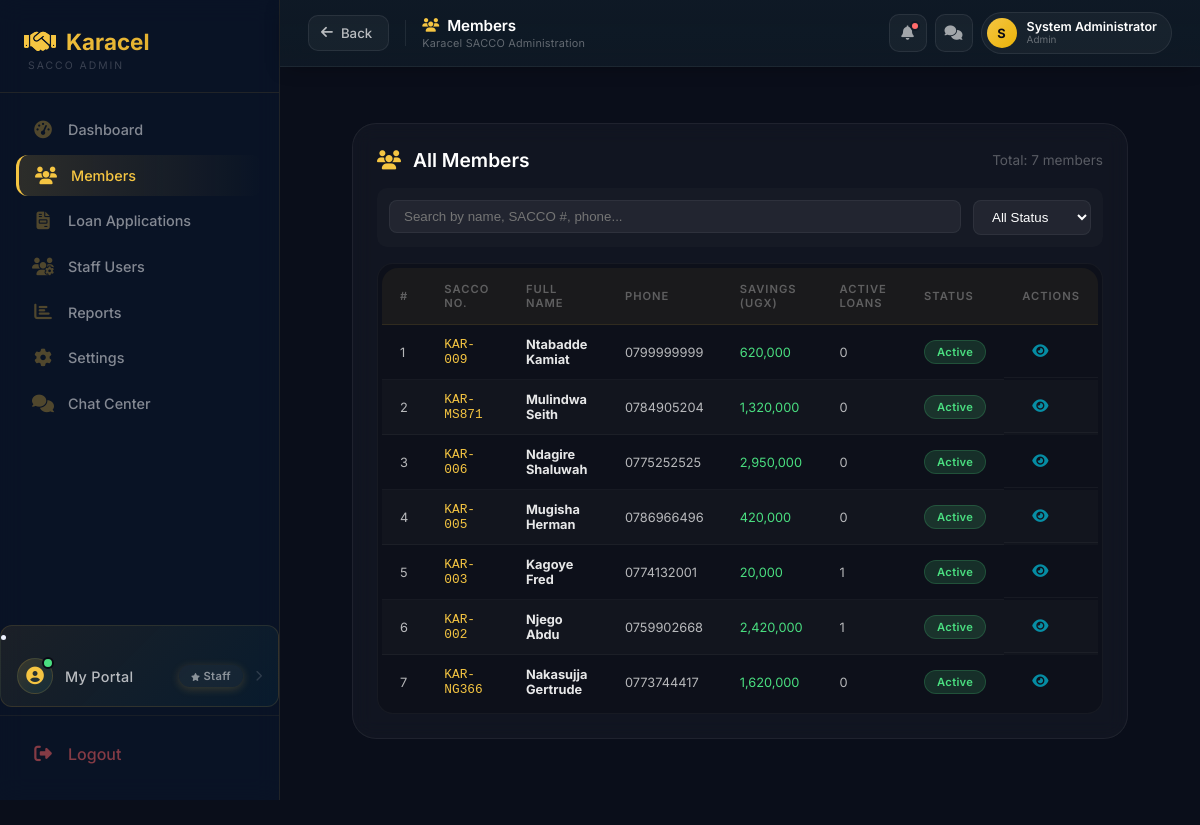
The app's page /admin/dashboard (signed in), older data.
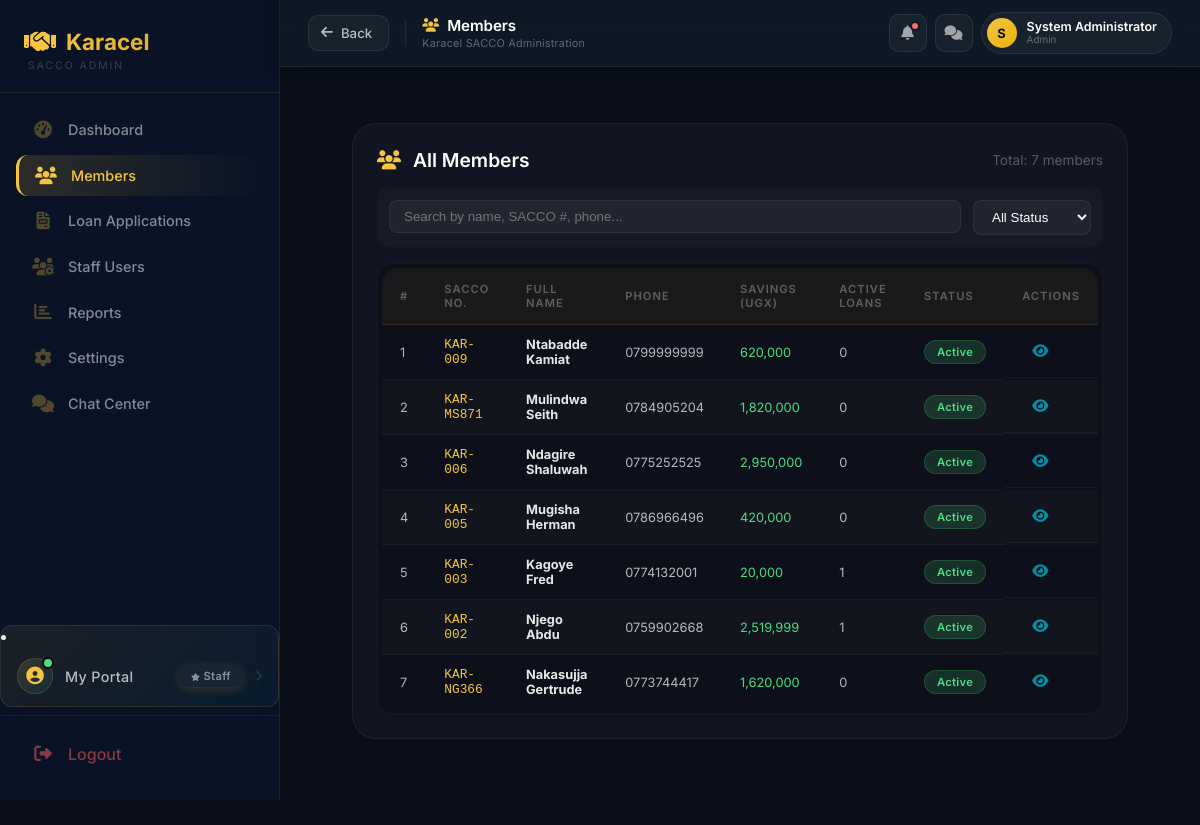
The same page, newer data.
### tables this page shows
CREATE TABLE users (
        id INTEGER PRIMARY KEY AUTOINCREMENT,
        full_name TEXT NOT NULL,
        gender TEXT,
        dob TEXT,
        sacco_number TEXT UNIQUE NOT NULL,
        email TEXT,
        phone TEXT,
        address TEXT,
        password TEXT NOT NULL,
        role TEXT DEFAULT 'member',
        status TEXT DEFAULT 'active',
        savings_balance REAL DEFAULT 0,
        next_of_kin_name TEXT,
        relationship TEXT,
        next_of_kin_phone TEXT,
        registration_date TIMESTAMP DEFAULT CURRENT_TIMESTAMP
    , kai_shares INTEGER DEFAULT 0, ks_shares INTEGER DEFAULT 0, kac_paid INTEGER DEFAULT 0, kac_paid_date TEXT, registration_fee_paid INTEGER DEFAULT 0, registration_fee_paid_date TEXT, account_number TEXT);

### app.py (the view, shortened to what this page needs)
@app.route("/admin/dashboard")
def admin_dashboard():
    if session.get("role") != "admin":
        return redirect("/login")
    conn = get_db()
    total_members = conn.execute("""
        SELECT COUNT(*) FROM users WHERE LOWER(role) = 'member'
    """).fetchone()[0]
    total_savings = conn.execute("""
        SELECT COALESCE(SUM(savings_balance), 0)
        FROM users
        WHERE LOWER(role) = 'member'
    """).fetchone()[0]
    monthly_savings = conn.execute("""
        SELECT COALESCE(SUM(amount), 0)
        FROM savings_deposits
        WHERE deposit_date >= date('now', 'start of month')
    """).fetchone()[0]
    total_deposits = conn.execute("""
        SELECT COUNT(*) FROM savings_deposits
    """).fetchone()[0]
    recent_deposits = conn.execute("""
        SELECT sd.*, u.full_name, u.sacco_number
        FROM savings_deposits sd
        JOIN users u ON sd.user_id = u.id
        ORDER BY sd.deposit_date DESC
        LIMIT 5
    """).fetchall()
    members = conn.execute("""
        SELECT
            u.*,
            COALESCE((SELECT COUNT(*) FROM loans WHERE user_id = u.id AND status IN ('approved', 'disbursed', 'active')), 0) as active_loans_count
        FROM users u
        WHERE LOWER(u.role) = 'member'
        ORDER BY u.id DESC
    """).fetchall()
    total_loans = conn.execute("""
        SELECT COALESCE(SUM(amount), 0)
        FROM loans
        WHERE status IN ('approved', 'disbursed', 'active')
    """).fetchone()[0]
    active_loans = conn.execute("""
        SELECT COUNT(*)
        FROM loans
        WHERE status IN ('approved', 'disbursed', 'active')
    """).fetchone()[0]
    pending_loans = conn.execute("""
        SELECT COUNT(*)
        FROM loans
        WHERE status = 'pending'
    """).fetchone()[0]
    approved_loans = conn.execute("""
        SELECT COUNT(*)
        FROM loans
        WHERE status = 'approved'
    """).fetchone()[0]
    rejected_loans = conn.execute("""
        SELECT COUNT(*)
        FROM loans
        WHERE status = 'rejected'
    """).fetchone()[0]
    disbursed_loans = conn.execute("""
        SELECT COUNT(*)
        FROM loans
        WHERE status = 'disbursed'
    """).fetchone()[0]
    completed_loans = conn.execute("""
        SELECT COUNT(*)
        FROM loans
        WHERE status = 'completed'
    """).fetchone()[0]
    loan_applications = conn.execute("""
        SELECT
            l.*,
            u.full_name,
            u.savings_balance,
            COALESCE((SELECT COUNT(*) FROM loan_guarantors WHERE loan_id = l.id AND status = 'active'), 0) as total_guarantors,
            COALESCE((SELECT COUNT(*) FROM loan_guarantors WHERE loan_id = l.id AND status = 'pending'), 0) as pending_guarantors
        FROM loans l
        JOIN users u ON l.user_id = u.id
        ORDER BY
            CASE
                WHEN l.status = 'pending' THEN 1
                WHEN l.status = 'approved' THEN 2
                WHEN l.status = 'disbursed' THEN 3
                WHEN l.status = 'active' THEN 4
                WHEN l.status = 'completed' THEN 5
                WHEN l.status = 'rejected' THEN 6
            END,
            l.application_date DESC
        LIMIT 50
    """).fetchall()
    recent_activities = conn.execute("""
        SELECT 'deposit' as type, sd.amount, sd.deposit_date as date, u.full_name, u.sacco_number
        FROM savings_deposits sd
        JOIN users u ON sd.user_id = u.id
        UNION ALL
        SELECT 'repayment' as type, r.amount, r.payment_date as date, u.full_name, u.sacco_number
        FROM repayments r
        JOIN users u ON r.user_id = u.id
        WHERE r.status = 'completed'
        ORDER BY date DESC
        LIMIT 10
    """).fetchall()
    staff_users = conn.execute("""
        SELECT
            u.*,
            COUNT(DISTINCT l.id) as loans_processed,
            COUNT(DISTINCT sd.id) as deposits_processed
        FROM users u
        LEFT JOIN loans l ON l.user_id = u.id
        LEFT JOIN savings_deposits sd ON sd.user_id = u.id
        WHERE LOWER(u.role) IN ('admin', 'chairperson', 'treasurer', 'secretary', 'publicity')
        GROUP BY u.id
        ORDER BY
            CASE
                WHEN LOWER(u.role) = 'admin' THEN 1
                WHEN LOWER(u.role) = 'chairperson' THEN 2
                WHEN LOWER(u.role) = 'treasurer' THEN 3
                WHEN LOWER(u.role) = 'secretary' THEN 4
                WHEN LOWER(u.role) = 'publicity' THEN 5
            END,
            u.full_name
    """).fetchall()
    staff_counts = {
        'treasurer': conn.execute("SELECT COUNT(*) FROM users WHERE LOWER(role) = 'treasurer'").fetchone()[0],
        'secretary': conn.execute("SELECT COUNT(*) FROM users WHERE LOWER(role) = 'secretary'").fetchone()[0],
        'publicity': conn.execute("SELECT COUNT(*) FROM users WHERE LOWER(role) = 'publicity'").fetchone()[0],
        'admin': conn.execute("SELECT COUNT(*) FROM users WHERE LOWER(role) IN ('admin', 'chairperson')").fetchone()[0]
    }
    today = datetime.now().strftime('%Y-%m-%d')
    settings = {}
    try:
        conn.row_factory = sqlite3.Row
        settings_row = conn.execute("SELECT * FROM system_settings LIMIT 1").fetchone()
        if settings_row:
            settings = dict(settings_row)
    except Exception as e:
        print(f"Error loading settings: {e}")
        settings = {
            'sacco_name': 'Karacel Association',
            'registration_number': 'SACCO/REG/2024/001',
            'savings_interest_rate': 6.5,
            'loan_interest_rate': 12,
            'penalty_rate': 5,
            'max_loan_amount': '10,000,000',
            'min_loan_amount': '10,000',
            'max_tenure': 24,
            'kai_share_price': 100000,
            'ks_share_price': 10000,
            'kac_annual_fee': 100000,
            'registration_fee': 20000
        }
    conn.close()
    return render_template(
        "admin/admin-dashboard.html",
        members=members,
        total_members=total_members,
        total_savings=total_savings,
        monthly_savings=monthly_savings,
        total_deposits=total_deposits,
        recent_deposits=recent_deposits,
        total_loans=total_loans,
        active_loans=active_loans,
        pending_loans=pending_loans,
        approved_loans=approved_loans,
        rejected_loans=rejected_loans,
        disbursed_loans=disbursed_loans,
        completed_loans=completed_loans,
        loan_applications=loan_applications,
        recent_activities=recent_activities,
        staff_users=staff_users,
        staff_counts=staff_counts,
        today=today,
        now=datetime.now(),
        settings=settings
    )

### app.py (called while the page is built)
def get_db():
    conn = sqlite3.connect("sacco.db")
    conn.row_factory = sqlite3.Row
    return conn

@app.context_processor
def inject_globals():
    from datetime import datetime
    completed_loans = 0
    try:
        if 'user_id' in session:
            role = session.get('role', '')
            if role in ['treasurer', 'admin', 'chairperson']:
                db = get_db()
                completed_loans = db.execute("SELECT COUNT(*) FROM loans WHERE status = 'completed'").fetchone()[0]
                db.close()
    except Exception as e:
        print(f"Error getting completed_loans: {e}")
    return {
        'now': datetime.now(),
        'completed_loans': completed_loans
    }

### templates/admin/admin-dashboard.html (shortened to what the changed rows need)
{% extends "admin/admin-base.html" %}
{% block content %}
<main class="admin-main-content">
    <div id="members-panel" class="content-panel">
        <div class="action-card">
            <div class="table-wrapper">
                <table class="styled-table" id="membersTable">
                    <thead>
                        <tr>
                            <th>#</th>
                            <th>SACCO No.</th>
                            <th>Full Name</th>
                            <th>Phone</th>
                            <th>Savings (UGX)</th>
                            <th>Active Loans</th>
                            <th>Status</th>
                            <th>Actions</th>
                        </tr>
                    </thead>
                    <tbody>
                        {% if members %}
                            {% for member in members %}
                            <tr data-status="{{ member.status }}" data-name="{{ member.full_name|lower }}" data-sacco="{{ member.sacco_number|lower }}" data-phone="{{ member.phone or '' }}">
                                <td>{{ loop.index }}</td>
                                <td style="color:#f5c542; font-family:monospace;">{{ member.sacco_number }}</td>
                                <td><strong>{{ member.full_name }}</strong></td>
                                <td>{{ member.phone or '-' }}</td>
                                <td style="color:#4ade80;">{{ "{:,.0f}".format(member.savings_balance or 0) }}</td>
                                <td>{{ member.active_loans_count or 0 }}</td>
                                <td>
                                    {% if member.status == 'active' %}
                                        <span class="badge success">Active</span>
                                    {% elif member.status == 'pending' %}
                                        <span class="badge warning">Pending</span>
                                    {% else %}
                                        <span class="badge danger">{{ member.status|title }}</span>
                                    {% endif %}
                                </td>
                                <td class="action-btns">
                                    <button class="view-btn" onclick="viewMember('{{ member.id }}')" title="View Details">
                                        <i class="fas fa-eye"></i>
                                    </button>
                                </td>
                            </tr>
                            {% endfor %}
                        {% else %}
                            <tr>
                                <td colspan="8" style="text-align:center; padding:30px; color: rgba(255,255,255,0.3);">
                                    No registered members found
                                </td>
                            </tr>
                        {% endif %}
                    </tbody>
                </table>
            </div>
        </div>
    </div>
</main>
{% endblock %}

Row changes from the older to the newer data that the page shows:
changed users "KAR-MS871": savings_balance "1,320,000" → "1,820,000"
changed users "KAR-002": savings_balance "2,420,000" → "2,519,999"
